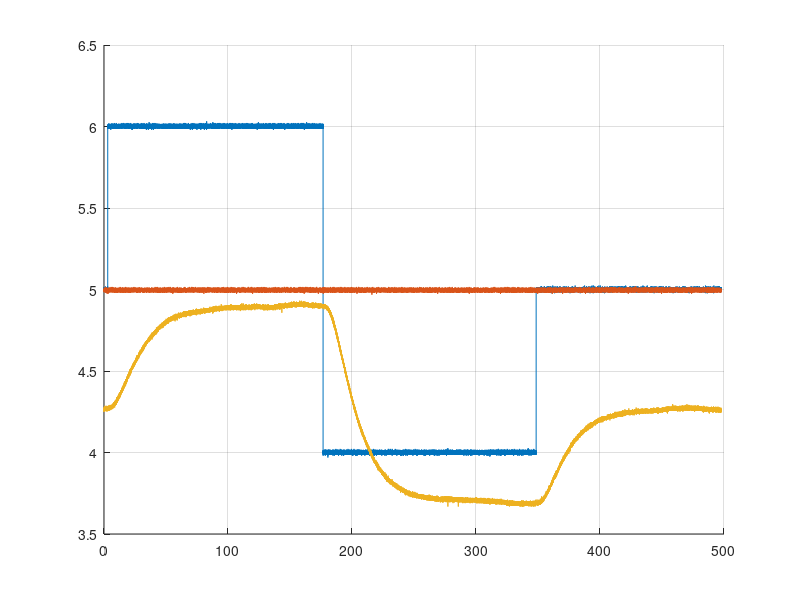
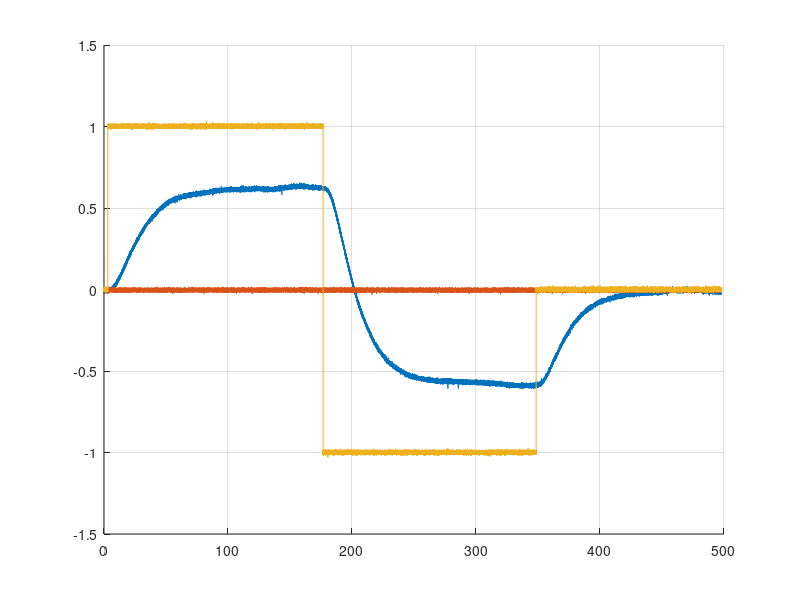

Reproduce these figures in MATLAB, in order.
clear, clc, clf

%Vectoren zusammen fügen

load Versuch1_Aufgabe3_2_1.mat

A1 = A;
B1 = B; 
C1 = C;

load Versuch1_Aufgabe3_2_2.mat

A = [A1; A];
B = [B1; B];
C = [C1; C];

% Vectoren beschneiden
A = A(24759:end);
B = B(24759:end);
C = C(24759:end);

t = [1:1:length(A)];
t = t.*Tinterval;

v = A;
u = C;
y = B;

du = u-5;
dv = v-5;
dy = y - y(1);




hold on
grid on
plot(t,u)
plot(t,v)
plot(t,y)

figure()

hold on
grid on
plot(t,dy)
plot(t,dv)
plot(t,du)

